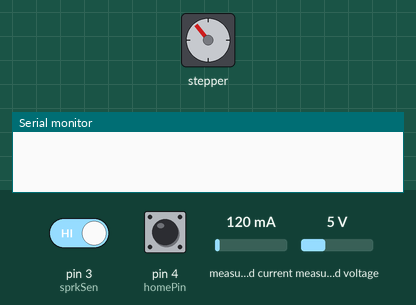
This sketch was run on a simulated Arduino Uno, built with avr-gcc and run on an emulated ATmega328P. Parts: stepper motor, the last lines printed to the serial monitor. The test bench sets the inputs (shaded band); at power-on: pin 4 (homePin) HIGH, pin 3 (sprkSen) HIGH, measured current 120 mA, measured voltage 5 V. Stepper angles assume 3200 steps per turn.

Above: at 0.8 s.
0.9 s: pin 4 (homePin) pulled LOW for 0.7 s
At 3.2 s:
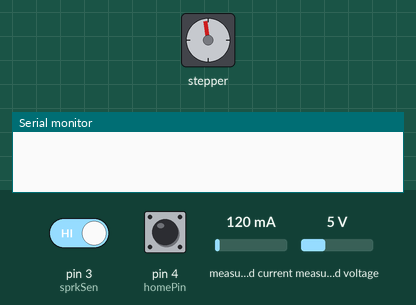
4.8 s: pin 3 (sprkSen) driven LOW
At 6.2 s:
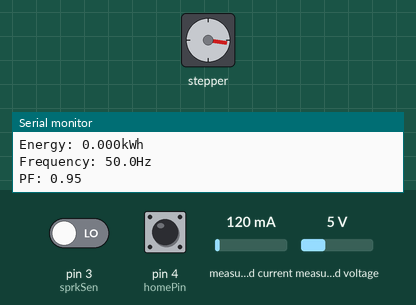
Timing chart, 0 to 7.8 s (numbered marks = the images above; inputs shaded):
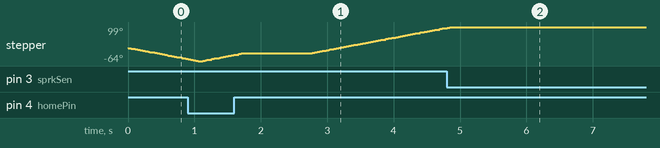

The sketch:

minyakTrafo.ino
```cpp
#include "A4988.h"
#include <PZEM004Tv30.h>
#include <SoftwareSerial.h>


// using a 200-step motor (most common)
#define MOTOR_STEPS 200
#define MICROSTEPS 16

// configure the pins connected
#define DIR 13
#define STEP 12

#if !defined(PZEM_RX_PIN) && !defined(PZEM_TX_PIN)
#define PZEM_RX_PIN 6
#define PZEM_TX_PIN 7
#endif


int sprkSen = 3;
bool valSen;
int lastvalSen = 1;
int i = 0;
int ind = 0;

int target = -1;

int homePin = 4;

//    float voltage ;
//    float current ;
//    float power ;
//    float energy ;
//    float frequency ;
//    float pf ;

#define RPM 10
#define MOTOR_STEPS 200
A4988 stepper(MOTOR_STEPS, DIR, STEP);

SoftwareSerial pzemSWSerial(PZEM_RX_PIN, PZEM_TX_PIN);
PZEM004Tv30 pzem(pzemSWSerial);

volatile int output = LOW;

void setup() {
    Serial.begin(9600);
    pinMode(sprkSen, INPUT);
    pinMode(homePin,INPUT_PULLUP);


    stepper.begin(RPM);
    stepper.enable();

     attachInterrupt(digitalPinToInterrupt(3), scan, FALLING);

    while(digitalRead(homePin)){
      stepper.setMicrostep(16);
      stepper.move(target*MICROSTEPS);
      target--;

    }

       target=1;
      while(!digitalRead(homePin)){
      stepper.setMicrostep(16);
      stepper.move(target*MICROSTEPS);
      target++;

    }

    delay(1000);


}

void loop() {


      if(ind == 1){
      Serial.println("test");

    float voltage = pzem.voltage();
    float current = pzem.current();
    float power = pzem.power();
    float energy = pzem.energy();
    float frequency = pzem.frequency();
    float pf = pzem.pf();

       if(isnan(voltage)){
        Serial.println("Error reading voltage");
    } else if (isnan(current)) {
        Serial.println("Error reading current");
    } else if (isnan(power)) {
        Serial.println("Error reading power");
    } else if (isnan(energy)) {
        Serial.println("Error reading energy");
    } else if (isnan(frequency)) {
        Serial.println("Error reading frequency");
    } else if (isnan(pf)) {
        Serial.println("Error reading power factor");
    } else {

        // Print the values to the Serial console
        Serial.print("Voltage: ");      Serial.print(voltage);      Serial.println("V");
        Serial.print("Current: ");      Serial.print(current);      Serial.println("A");
        Serial.print("Power: ");        Serial.print(power);        Serial.println("W");
        Serial.print("Energy: ");       Serial.print(energy,3);     Serial.println("kWh");
        Serial.print("Frequency: ");    Serial.print(frequency, 1); Serial.println("Hz");
        Serial.print("PF: ");           Serial.println(pf);
    }

    Serial.println();
    i = 1;
    ind = 0;
   }
   else if(i == 0){
      stepper.setMicrostep(16);
      stepper.move(target*MICROSTEPS);
      target++;
   }
}

void scan(){
   ind = 1;

   }
```

Measured:
- after the input at 4.8 s, stepper: goes on until 4.8 s, then stays 99°
